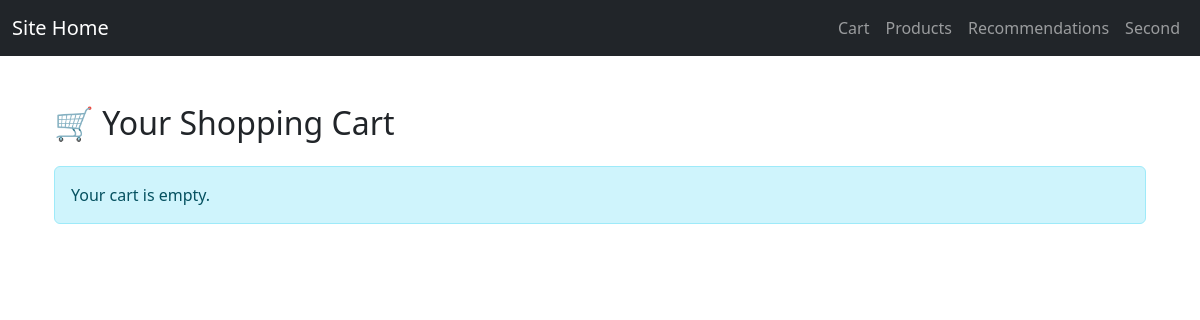
The app's page /user/cart (signed in), older data.
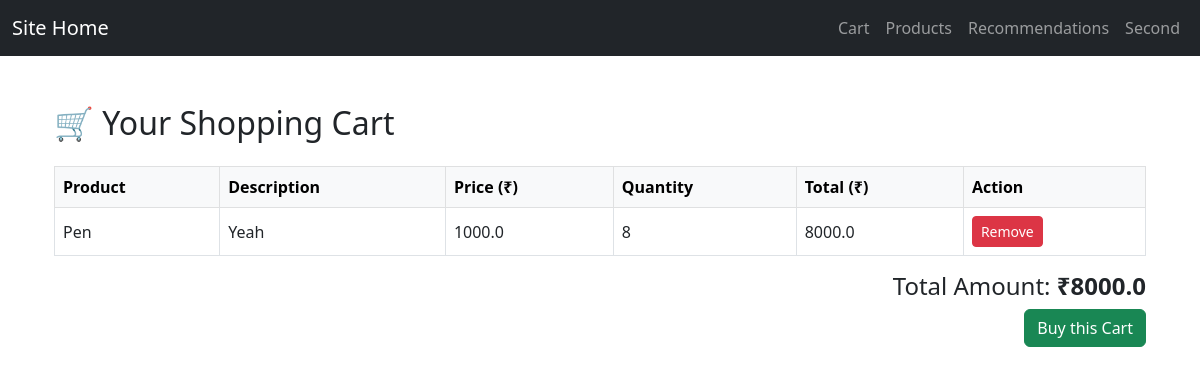
The same page, newer data.
### app/models/user_cart.py (models this page shows)
class Cart(db.Model):
    id = db.Column(db.Integer, primary_key=True)
    user_id = db.Column(db.Integer, db.ForeignKey('user.id'), nullable=False)
    product_id = db.Column(db.Integer, db.ForeignKey('product.id'), nullable=False)
    quantity = db.Column(db.Integer, default=1)
    date_added = db.Column(db.DateTime, default=datetime.utcnow)
    user = db.relationship('User', backref='cart_items')
    product = db.relationship('Product')

### app/models/product.py (models this page shows, shortened)
class Product(db.Model):
    id = db.Column(db.Integer, primary_key=True)
    name = db.Column(db.String(200), nullable=False)
    description = db.Column(db.String(500))
    price = db.Column(db.Float, nullable=False)
    category = db.Column(db.String(100))
    brand = db.Column(db.String(100))
    quantity=db.Column(db.Integer)
    date_added = db.Column(db.DateTime, default=datetime.utcnow)

### app/routes/product_routes.py (the view)
@product_bp.route("/user/cart", methods=['POST','GET'])
@login_required
def product_user_cart():
    if request.method=='POST':
        pass
    else:
        user_id=current_user.id
        cart_items = Cart.query.filter_by(user_id=user_id).all()
        total_amount = sum(item.product.price * item.quantity for item in cart_items)
        return render_template('user_cart.html',cart_items=cart_items,total_amount=total_amount)

### app/routes/admin_routes.py (called while the page is built)
@login_manager.user_loader
def load_user(user_id):
    return User.query.get(int(user_id))

### app/templates/user_cart.html (shortened to what this page needs)
{% extends 'base.html' %}
{% block content %}
<div class="container my-5">
    <h2 class="mb-4">🛒 Your Shopping Cart</h2>
    {% if cart_items %}
        <table class="table table-bordered align-middle">
            <thead class="table-light">
                <tr>
                    <th>Product</th>
                    <th>Description</th>
                    <th>Price (₹)</th>
                    <th>Quantity</th>
                    <th>Total (₹)</th>
                    <th>Action</th>
                </tr>
            </thead>
            <tbody>
                {% for item in cart_items %}
                    <tr>
                        <td>{{ item.product.name }}</td>
                        <td>{{ item.product.description }}</td>
                        <td>{{ item.product.price }}</td>
                        <td>{{ item.quantity }}</td>
                        <td>{{ item.product.price * item.quantity }}</td>
                        <td>
                            <a href="/cart/delete/{{ item.id }}"
                               onclick="return confirm('Remove this item from cart?')"
                               class="btn btn-sm btn-danger">Remove</a>
                        </td>
                    </tr>
                {% endfor %}
            </tbody>
        </table>
        <div class="text-end">
            <h4 class="text-end">Total Amount: <strong>₹{{ total_amount }}</strong></h4>
            <a href="/checkout" class="btn btn-success">Buy this Cart</a>
        </div>
    {% else %}
        <p class="alert alert-info">Your cart is empty.</p>
    {% endif %}
</div>
{% endblock content %}

Row changes from the older to the newer data that the page shows:
added Cart: product.name "Pen", product.description "Yeah", product.price "1000.0", quantity "8", item.product.price*item.quantity "8000.0"
Text that changed along with them:
{{ total_amount }}: (not shown) → "8000.0"
text no longer shown: "Your cart is empty."
text now shown: "Product Description Price (₹) Quantity Total (₹) Action Total Amount: ₹ Buy this Cart"
